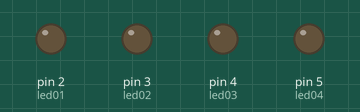
This sketch was run on a simulated Arduino Uno, built with avr-gcc and run on an emulated ATmega328P. Shown: output pins drawn as LEDs (lit = HIGH).

Above: at 0.1 s.
At 4.1 s:
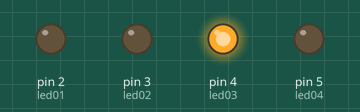
At 8.1 s:
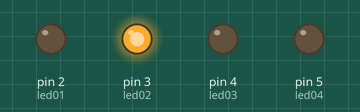
At 18.1 s:
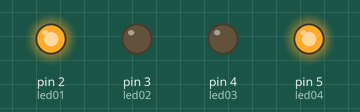
At 28.1 s:
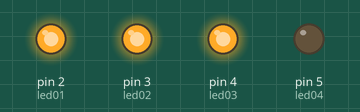
At 38.1 s:
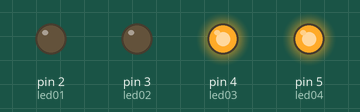
Timing chart, 0 to 39.6 s (numbered marks = the images above):
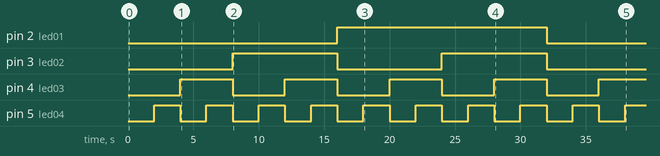

Measured:
- by itself, pin 2 (led01): LOW → HIGH at 16.0 s, → LOW 16.0 s later
- by itself, pin 3 (led02): alternates HIGH for 8.0 s and LOW for 8.0 s
- by itself, pin 4 (led03): alternates HIGH for 4.0 s and LOW for 4.0 s
- by itself, pin 5 (led04): alternates HIGH for 2.0 s and LOW for 2.0 s

The sketch:

Bai04.ino
```cpp
int led01 = 2;
int led02 = 3;
int led03 = 4;
int led04 = 5;
int waitTime = 2000;
void setup() {
  // put your setup code here, to run once:
  pinMode(led01,OUTPUT);
  pinMode(led02,OUTPUT);
  pinMode(led03,OUTPUT);
  pinMode(led04,OUTPUT);
}
void loop() {
  // put your main code here, to run repeatedly:
  //0
  digitalWrite(led01,LOW);
  digitalWrite(led02,LOW);
  digitalWrite(led03,LOW);
  digitalWrite(led04,LOW);
  delay(waitTime);
  //1
  digitalWrite(led01,LOW);
  digitalWrite(led02,LOW);
  digitalWrite(led03,LOW);
  digitalWrite(led04,HIGH);
  delay(waitTime);
  //2
  digitalWrite(led01,LOW);
  digitalWrite(led02,LOW);
  digitalWrite(led03,HIGH);
  digitalWrite(led04,LOW);
  delay(waitTime);
  //3
  digitalWrite(led01,LOW);
  digitalWrite(led02,LOW);
  digitalWrite(led03,HIGH);
  digitalWrite(led04,HIGH);
  delay(waitTime);
  //4
  digitalWrite(led01,LOW);
  digitalWrite(led02,HIGH);
  digitalWrite(led03,LOW);
  digitalWrite(led04,LOW);
  delay(waitTime);
  //5
  digitalWrite(led01,LOW);
  digitalWrite(led02,HIGH);
  digitalWrite(led03,LOW);
  digitalWrite(led04,HIGH);
  delay(waitTime);
  //6
  digitalWrite(led01,LOW);
  digitalWrite(led02,HIGH);
  digitalWrite(led03,HIGH);
  digitalWrite(led04,LOW);
  delay(waitTime);
  //7
  digitalWrite(led01,LOW);
  digitalWrite(led02,HIGH);
  digitalWrite(led03,HIGH);
  digitalWrite(led04,HIGH);
  delay(waitTime);

  //8
  digitalWrite(led01,HIGH);
  digitalWrite(led02,LOW);
  digitalWrite(led03,LOW);
  digitalWrite(led04,LOW);
  delay(waitTime);
  //9
  digitalWrite(led01,HIGH);
  digitalWrite(led02,LOW);
  digitalWrite(led03,LOW);
  digitalWrite(led04,HIGH);
  delay(waitTime);
  //10
  digitalWrite(led01,HIGH);
  digitalWrite(led02,LOW);
  digitalWrite(led03,HIGH);
  digitalWrite(led04,LOW);
  delay(waitTime);
  digitalWrite(led01,HIGH);
  digitalWrite(led02,LOW);
  digitalWrite(led03,HIGH);
  digitalWrite(led04,HIGH);
  delay(waitTime);
  //12
  digitalWrite(led01,HIGH);
  digitalWrite(led02,HIGH);
  digitalWrite(led03,LOW);
  digitalWrite(led04,LOW);
  delay(waitTime);
  //13
  digitalWrite(led01,HIGH);
  digitalWrite(led02,HIGH);
  digitalWrite(led03,LOW);
  digitalWrite(led04,HIGH);
  delay(waitTime);
  //14
  digitalWrite(led01,HIGH);
  digitalWrite(led02,HIGH);
  digitalWrite(led03,HIGH);
  digitalWrite(led04,LOW);
  delay(waitTime);
  //15
  digitalWrite(led01,HIGH);
  digitalWrite(led02,HIGH);
  digitalWrite(led03,HIGH);
  digitalWrite(led04,HIGH);
  delay(waitTime);
}
```
